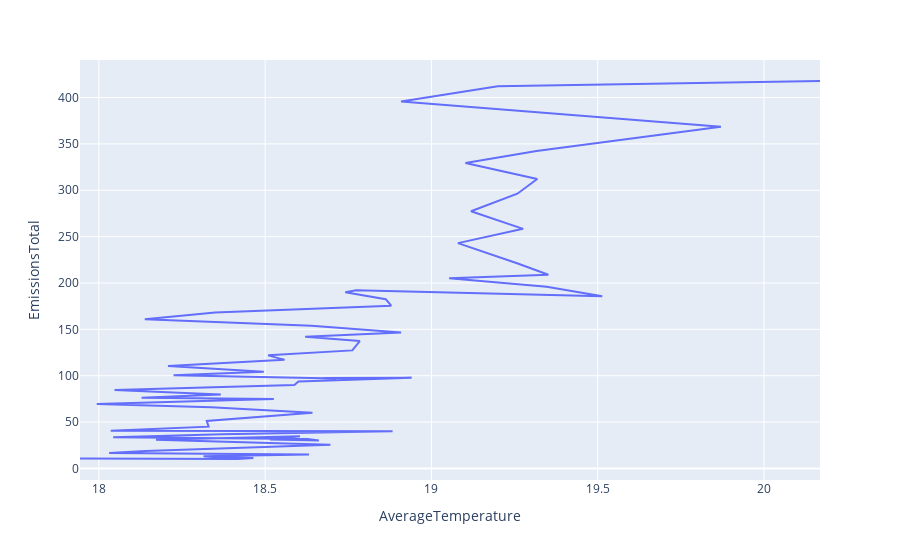

The notebook cell saved with this chart:
### Code cell
fig = px.line(asia, x = 'AverageTemperature', y = 'EmissionsTotal', hover_data=['Year'])

fig.show()

### Figure 1 — Plotly figure (JSON) as saved in the notebook; plotly's stock layout.template omitted (floating-point values rounded to 4 significant figures)
{"data": [{"customdata": [[1950], [1951], [1952], [1953], [1954], [1955], [1956], [1957], [1958], [1959], [1960], [1961], [1962], [1963], [1964], [1965], [1966], [1967], [1968], [1969], [1970], [1971], [1972], [1973], [1974], [1975], [1976], [1977], [1978], [1979], [1980], [1981], [1982], [1983], [1984], [1985], [1986], [1987], [1988], [1989], [1990], [1991], [1992], [1993], [1994], [1995], [1996], [1997], [1998], [1999], [2000], [2001], [2002], [2003], [2004], [2005], [2006], [2007], [2008], [2009], [2010], [2011], [2012], [2013]], "hovertemplate": "AverageTemperature=%{x}<br>EmissionsTotal=%{y}<br>Year=%{customdata[0]}<extra></extra>", "legendgroup": "", "line": {"color": "#636efa", "dash": "solid"}, "marker": {"symbol": "circle"}, "mode": "lines", "name": "", "orientation": "v", "showlegend": false, "type": "scatter", "x": [17.94, 18.42, 18.46, 18.36, 18.31, 18.63, 18.03, 18.14, 18.7, 18.17, 18.6, 18.51, 18.66, 18.63, 18.04, 18.37, 18.88, 18.04, 18.33, 18.32, 18.64, 18.34, 17.99, 18.53, 18.13, 18.37, 18.05, 18.59, 18.6, 18.94, 18.68, 18.71, 18.22, 18.5, 18.21, 18.56, 18.51, 18.76, 18.78, 18.62, 18.91, 18.64, 18.14, 18.35, 18.88, 18.86, 18.74, 18.77, 19.51, 19.35, 19.05, 19.35, 19.26, 19.08, 19.28, 19.12, 19.26, 19.32, 19.1, 19.32, 19.87, 18.91, 19.2, 20.17], "xaxis": "x", "y": [10.66, 10.17, 11.26, 12.06, 13.24, 15.1, 16.78, 18.89, 25.55, 30.85, 34.58, 31.26, 30.05, 31.85, 33.72, 36.93, 40.22, 40.77, 45.07, 51.2, 60.17, 65.88, 69.61, 74.78, 76.14, 79.82, 84.64, 90.04, 93.83, 97.72, 97.41, 97.06, 100.4, 104.3, 110.5, 117.1, 122.0, 127.3, 137.4, 142.0, 146.6, 153.8, 160.8, 168.0, 175.5, 182.6, 190.0, 192.2, 185.7, 195.9, 205.0, 208.8, 221.0, 243.0, 258.4, 277.3, 296.3, 312.2, 329.5, 342.3, 368.4, 395.7, 412.1, 417.8], "yaxis": "y"}], "layout": {"legend": {"tracegroupgap": 0}, "margin": {"t": 60}, "xaxis": {"anchor": "y", "domain": [0, 1], "title": {"text": "AverageTemperature"}}, "yaxis": {"anchor": "x", "domain": [0, 1], "title": {"text": "EmissionsTotal"}}}}
